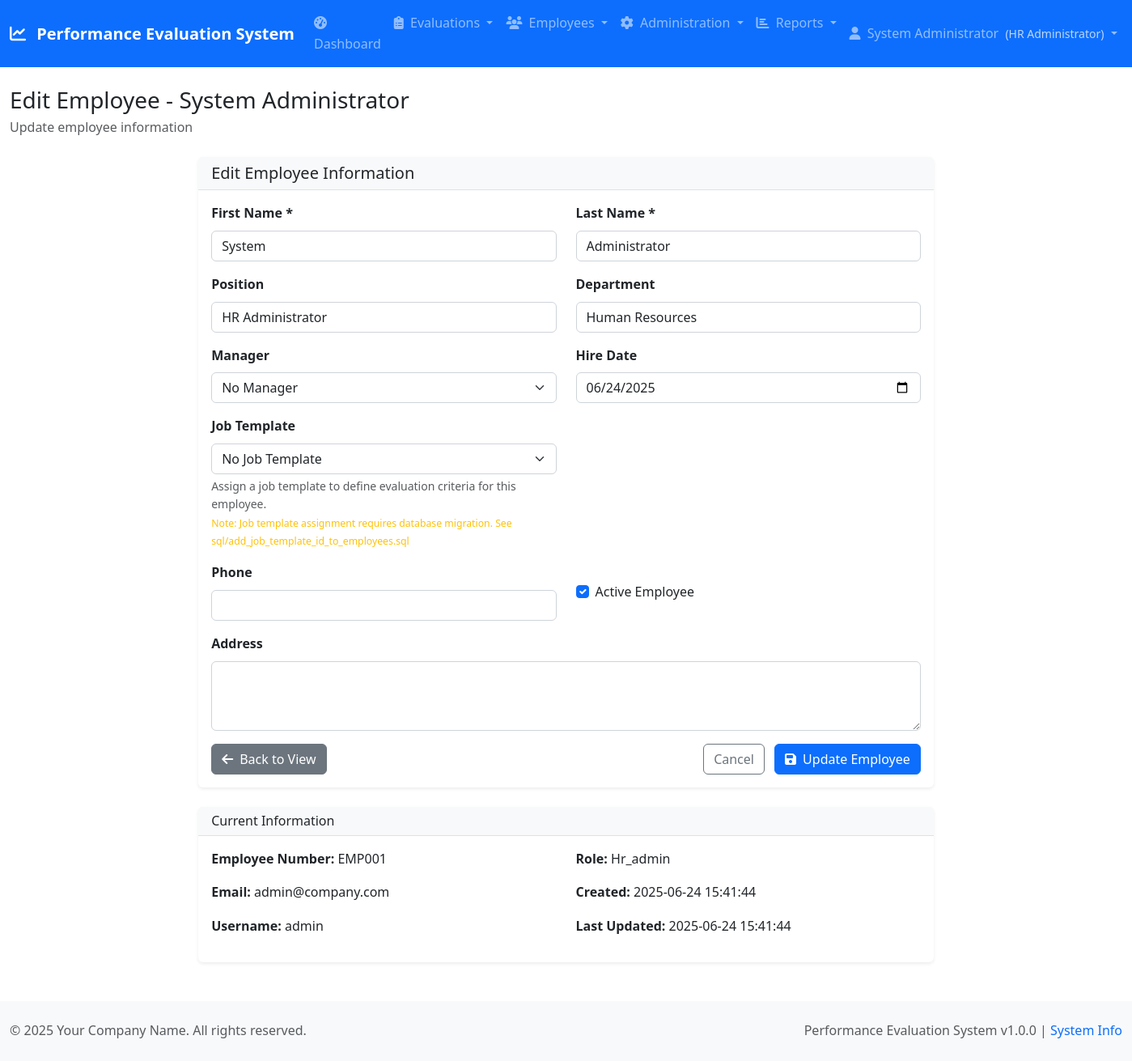
The page /employees/edit.php?id=1 (signed in) on the database its author committed.
### tables this page shows
CREATE TABLE employees (
    employee_id INT AUTO_INCREMENT PRIMARY KEY,
    user_id INT UNIQUE,
    employee_number VARCHAR(20) UNIQUE,
    first_name VARCHAR(50) NOT NULL,
    last_name VARCHAR(50) NOT NULL,
    position VARCHAR(100),
    department VARCHAR(100),
    manager_id INT,
    hire_date DATE,
    phone VARCHAR(20),
    address TEXT,
    active BOOLEAN DEFAULT TRUE,
    created_at TIMESTAMP DEFAULT CURRENT_TIMESTAMP,
    updated_at TIMESTAMP DEFAULT CURRENT_TIMESTAMP ON UPDATE CURRENT_TIMESTAMP,
    FOREIGN KEY (user_id) REFERENCES users(user_id) ON DELETE SET NULL,
    FOREIGN KEY (manager_id) REFERENCES employees(employee_id) ON DELETE SET NULL,
    INDEX idx_employee_number (employee_number),
    INDEX idx_manager (manager_id),
    INDEX idx_department (department),
    INDEX idx_active (active)
);

CREATE TABLE users (
    user_id INT AUTO_INCREMENT PRIMARY KEY,
    username VARCHAR(50) UNIQUE NOT NULL,
    email VARCHAR(100) UNIQUE NOT NULL,
    password_hash VARCHAR(255) NOT NULL,
    role ENUM('hr_admin', 'manager', 'employee') NOT NULL DEFAULT 'employee',
    is_active BOOLEAN DEFAULT TRUE,
    last_login TIMESTAMP NULL,
    created_at TIMESTAMP DEFAULT CURRENT_TIMESTAMP,
    updated_at TIMESTAMP DEFAULT CURRENT_TIMESTAMP ON UPDATE CURRENT_TIMESTAMP,
    INDEX idx_username (username),
    INDEX idx_email (email),
    INDEX idx_role (role)
);

### config/database.php (called while the page is built, shortened)
<?php
$db_options = [
    PDO::ATTR_ERRMODE => PDO::ERRMODE_EXCEPTION,
    PDO::ATTR_DEFAULT_FETCH_MODE => PDO::FETCH_ASSOC,
    PDO::ATTR_EMULATE_PREPARES => false,
    PDO::MYSQL_ATTR_INIT_COMMAND => "SET NAMES " . DB_CHARSET
];
try {
    $dsn = "mysql:host=" . DB_HOST . ";dbname=" . DB_NAME . ";charset=" . DB_CHARSET;
    $pdo = new PDO($dsn, DB_USER, DB_PASS, $db_options);
} catch (PDOException $e) {
    error_log("Database connection failed: " . $e->getMessage());
    die("Database connection failed. Please check your configuration.");
}
function getDbConnection() {
    global $pdo;
    return $pdo;
}
function executeQuery($sql, $params = []) {
    $pdo = getDbConnection();
    $stmt = $pdo->prepare($sql);
    $stmt->execute($params);
    return $stmt;
}
function fetchOne($sql, $params = []) {
    $stmt = executeQuery($sql, $params);
    return $stmt->fetch();
}
?>

### classes/Employee.php (called while the page is built, shortened)
<?php
require_once __DIR__ . '/../config/config.php';
class Employee {
    public function getEmployeeById($employeeId) {
        try {
            $sql = "SELECT e.*, u.username, u.email, u.role,
                           m.first_name as manager_first_name, m.last_name as manager_last_name
                    FROM employees e
                    LEFT JOIN users u ON e.user_id = u.user_id
                    LEFT JOIN employees m ON e.manager_id = m.employee_id
                    WHERE e.employee_id = ? AND e.active = 1";
            $result = fetchOne($sql, [$employeeId]);
            return $result;
        } catch (Exception $e) {
            error_log("Error in getEmployeeById: " . $e->getMessage());
            throw $e;
        }
    }
}
?>

### config/config.php (called while the page is built, shortened)
<?php
require_once __DIR__ . '/database.php';
function formatDate($date, $format = 'Y-m-d H:i:s') {
    return date($format, strtotime($date));
}
?>

### public/employees/edit.php (the view, shortened to what this page needs)
<?php
require_once __DIR__ . '/../../classes/Employee.php';
$employeeId = $_GET['id'] ?? null;
$employeeClass = new Employee();
$employee = $employeeClass->getEmployeeById($employeeId);
include __DIR__ . '/../../templates/header.php';
?>
<div class="row justify-content-center">
    <div class="col-md-8">
        <div class="card">
            <div class="card-header">
                <h5 class="card-title mb-0">Edit Employee Information</h5>
            </div>
            <div class="card-body">
                <form method="POST" class="needs-validation" novalidate>
                    <div class="row">
                        <div class="col-md-6">
                            <div class="mb-3">
                                <label for="first_name" class="form-label">First Name *</label>
                                <input type="text" class="form-control" id="first_name" name="first_name"
                                       value="<?php echo htmlspecialchars($employee['first_name']); ?>" required>
                            </div>
                        </div>
                        <div class="col-md-6">
                            <div class="mb-3">
                                <label for="last_name" class="form-label">Last Name *</label>
                                <input type="text" class="form-control" id="last_name" name="last_name"
                                       value="<?php echo htmlspecialchars($employee['last_name']); ?>" required>
                            </div>
                        </div>
                    </div>
                    <div class="row">
                        <div class="col-md-6">
                            <div class="mb-3">
                                <label for="position" class="form-label">Position</label>
                                <input type="text" class="form-control" id="position" name="position"
                                       value="<?php echo htmlspecialchars($employee['position'] ?? ''); ?>">
                            </div>
                        </div>
                        <div class="col-md-6">
                            <div class="mb-3">
                                <label for="department" class="form-label">Department</label>
                                <input type="text" class="form-control" id="department" name="department"
                                       value="<?php echo htmlspecialchars($employee['department'] ?? ''); ?>"
                                       list="departments">
                            </div>
                        </div>
                    </div>
                    <div class="row">
                        <div class="col-md-6">
                            <div class="mb-3">
                                <label for="manager_id" class="form-label">Manager</label>
                                <select class="form-select" id="manager_id" name="manager_id">
                                    <option value="">No Manager</option>
                                </select>
                            </div>
                        </div>
                        <div class="col-md-6">
                            <div class="mb-3">
                                <label for="hire_date" class="form-label">Hire Date</label>
                                <input type="date" class="form-control" id="hire_date" name="hire_date"
                                       value="<?php echo $employee['hire_date']; ?>">
                            </div>
                        </div>
                    </div>
                    <div class="row">
                        <div class="col-md-6">
                            <div class="mb-3">
                                <label for="job_template_id" class="form-label">Job Template</label>
                                <select class="form-select" id="job_template_id" name="job_template_id">
                                    <option value="">No Job Template</option>
                                </select>
                                <div class="form-text">
                                    Assign a job template to define evaluation criteria for this employee.
                                    <br><small class="text-warning">Note: Job template assignment requires database migration. See sql/add_job_template_id_to_employees.sql</small>
                                </div>
                            </div>
                        </div>
                        <div class="col-md-6">
                        </div>
                    </div>
                    <div class="row">
                        <div class="col-md-6">
                            <div class="mb-3">
                                <label for="phone" class="form-label">Phone</label>
                                <input type="tel" class="form-control" id="phone" name="phone"
                                       value="<?php echo htmlspecialchars($employee['phone'] ?? ''); ?>">
                            </div>
                        </div>
                        <div class="col-md-6">
                            <div class="mb-3">
                                <div class="form-check mt-4">
                                    <input class="form-check-input" type="checkbox" id="active" name="active"
                                           <?php echo $employee['active'] ? 'checked' : ''; ?>>
                                    <label class="form-check-label" for="active">
                                        Active Employee
                                    </label>
                                </div>
                            </div>
                        </div>
                    </div>
                    <div class="mb-3">
                        <label for="address" class="form-label">Address</label>
                        <textarea class="form-control" id="address" name="address" rows="3"><?php echo htmlspecialchars($employee['address'] ?? ''); ?></textarea>
                    </div>
                    <div class="d-flex justify-content-between">
                        <a href="/employees/view.php?id=<?php echo $employee['employee_id']; ?>" class="btn btn-secondary">
                            <i class="fas fa-arrow-left me-2"></i>Back to View
                        </a>
                        <div>
                            <a href="/employees/list.php" class="btn btn-outline-secondary me-2">Cancel</a>
                            <button type="submit" class="btn btn-primary">
                                <i class="fas fa-save me-2"></i>Update Employee
                            </button>
                        </div>
                    </div>
                </form>
            </div>
        </div>
    </div>
</div>
<div class="row justify-content-center mt-4">
    <div class="col-md-8">
        <div class="card">
            <div class="card-header">
                <h6 class="card-title mb-0">Current Information</h6>
            </div>
            <div class="card-body">
                <div class="row">
                    <div class="col-md-6">
                        <p><strong>Employee Number:</strong> <?php echo htmlspecialchars($employee['employee_number']); ?></p>
                        <p><strong>Email:</strong> <?php echo htmlspecialchars($employee['email'] ?? 'N/A'); ?></p>
                        <p><strong>Username:</strong> <?php echo htmlspecialchars($employee['username'] ?? 'N/A'); ?></p>
                    </div>
                    <div class="col-md-6">
                        <p><strong>Role:</strong> <?php echo htmlspecialchars(ucfirst($employee['role'] ?? 'N/A')); ?></p>
                        <p><strong>Created:</strong> <?php echo formatDate($employee['created_at'] ?? null); ?></p>
                        <p><strong>Last Updated:</strong> <?php echo formatDate($employee['updated_at'] ?? null); ?></p>
                    </div>
                </div>
            </div>
        </div>
    </div>
</div>
<?php include __DIR__ . '/../../templates/footer.php'; ?>

### public/assets/css/style.css (style rules this page uses)
:root { --primary-color: #0d6efd; --secondary-color: #6c757d; --success-color: #198754; --danger-color: #dc3545; --warning-color: #ffc107; --info-color: #0dcaf0; --light-color: #f8f9fa; --dark-color: #212529; --border-radius: 0.375rem; --box-shadow: 0 0.125rem 0.25rem rgba(0, 0, 0, 0.075); --transition: all 0.15s ease-in-out; }
body { font-family: 'Segoe UI', Tahoma, Geneva, Verdana, sans-serif; line-height: 1.6; color: var(--dark-color); }
.card { border: none; box-shadow: var(--box-shadow); transition: var(--transition); }
.card-header { background-color: var(--light-color); border-bottom: 1px solid #dee2e6; font-weight: 600; }
.btn { font-weight: 500; transition: var(--transition); }
.form-label { font-weight: 600; color: var(--dark-color); }
.form-control, .form-select { border: 1px solid #ced4da; transition: var(--transition); }

### rows shown on the page
employees: first_name "System", last_name "Administrator", position "HR Administrator", department "Human Resources", hire_date "06/24/2025", active "☑", employee_number "EMP001", user.email "admin@company.com", user.username "admin", user.role "Hr_admin", created_at "2025-06-24 15:41:44", updated_at "2025-06-24 15:41:44"

### other values the page prints
getAppSetting('system_name', APP_NAME) "Performance Evaluation System"
$item['title'] "Dashboard"
$item['title'] "Evaluations"
$item['title'] "Employees"
$item['title'] "Administration"
$item['title'] "Reports"
getUserDisplayName() "System Administrator"
getUserRoleDisplayName() "HR Administrator"
$pageTitle "Edit Employee - System Administrator"
$pageDescription "Update employee information"
getAppSetting('company_name', 'Your Company') "Your Company Name"
APP_VERSION "1.0.0"
